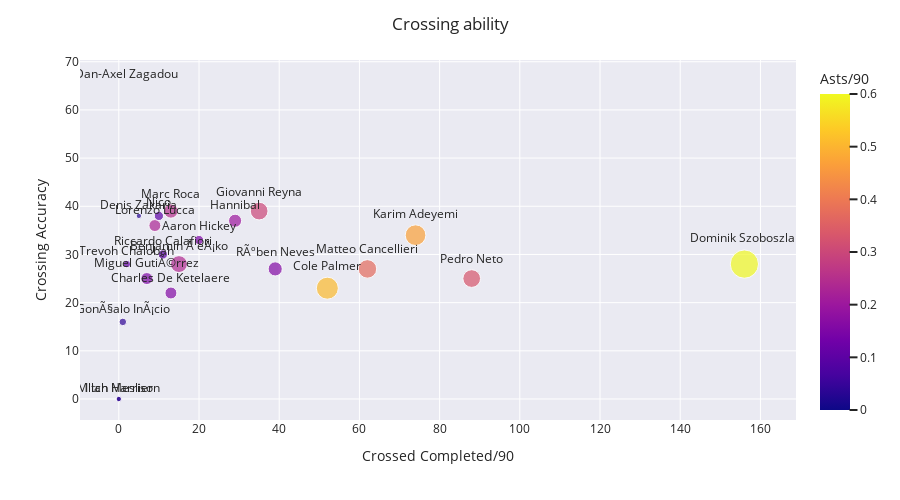

The code cell stored with this chart in its notebook:
### Code cell
#Analysing Crossing ability
fig = px.scatter(df, x="Cr C", y="Cr C/A", text="Name", log_x=False, size_max=20, color='Asts/90',size="Ast")
#fig.update_yaxes(autorange="reversed")
fig.update_traces(textposition='top center')
fig.update_layout(height=500)
fig.update_xaxes(title_text='Crossed Completed/90')
fig.update_yaxes(title_text='Crossing Accuracy')
for template in ["seaborn"]:
    fig.update_layout(template=template, title="Crossing ability")
fig.show()

### Figure 1 — Plotly figure (JSON) as saved in the notebook; plotly's stock layout.template omitted (floating-point values rounded to 4 significant figures)
{"data": [{"hovertemplate": "Cr C=%{x}<br>Cr C/A=%{y}<br>Ast=%{marker.size}<br>Name=%{text}<br>Asts/90=%{marker.color}<extra></extra>", "legendgroup": "", "marker": {"color": [0.24, 0.47, 0.23, 0.6, 0.51, 0.3, 0.37, 0.33, 0.16, 0.2, 0.25, 0.16, 0.15, 0.03, 0.04, 0.1, 0, 0.1, 0.11, 0.1, 0.15, 0.02], "coloraxis": "coloraxis", "size": [10, 15, 5, 28, 17, 11, 12, 11, 5, 6, 7, 7, 3, 1, 2, 3, 0, 3, 2, 1, 5, 1], "sizemode": "area", "sizeref": 0.07, "symbol": "circle"}, "mode": "markers+text", "name": "", "orientation": "v", "showlegend": false, "text": ["Benjamin Å eÅ¡ko", "Karim Adeyemi", "Lorenzo Lucca", "Dominik Szoboszlai", "Cole Palmer", "Giovanni Reyna", "Matteo Cancellieri", "Pedro Neto", "Charles De Ketelaere", "Hannibal", "Marc Roca", "RÃºben Neves", "Aaron Hickey", "Denis Zakaria", "GonÃ§alo InÃ¡cio", "Nico", "Dan-Axel Zagadou", "Riccardo Calafiori", "Trevoh Chalobah", "Mitch Harrison", "Miguel GutiÃ©rrez", "Illan Meslier"], "textposition": "top center", "type": "scatter", "x": [15, 74, 9, 156, 52, 35, 62, 88, 13, 29, 13, 39, 20, 5, 1, 10, 2, 11, 2, 0, 7, 0], "xaxis": "x", "y": [28, 34, 36, 28, 23, 39, 27, 25, 22, 37, 39, 27, 33, 38, 16, 38, 66, 30, 28, 0, 25, 0], "yaxis": "y"}], "layout": {"coloraxis": {"colorbar": {"title": {"text": "Asts/90"}}, "colorscale": [[0, "#0d0887"], [0.1111, "#46039f"], [0.2222, "#7201a8"], [0.3333, "#9c179e"], [0.4444, "#bd3786"], [0.5556, "#d8576b"], [0.6667, "#ed7953"], [0.7778, "#fb9f3a"], [0.8889, "#fdca26"], [1, "#f0f921"]]}, "height": 500, "legend": {"itemsizing": "constant", "tracegroupgap": 0}, "margin": {"t": 60}, "title": {"text": "Crossing ability"}, "xaxis": {"anchor": "y", "domain": [0, 1], "title": {"text": "Crossed Completed/90"}}, "yaxis": {"anchor": "x", "domain": [0, 1], "title": {"text": "Crossing Accuracy"}}}}
